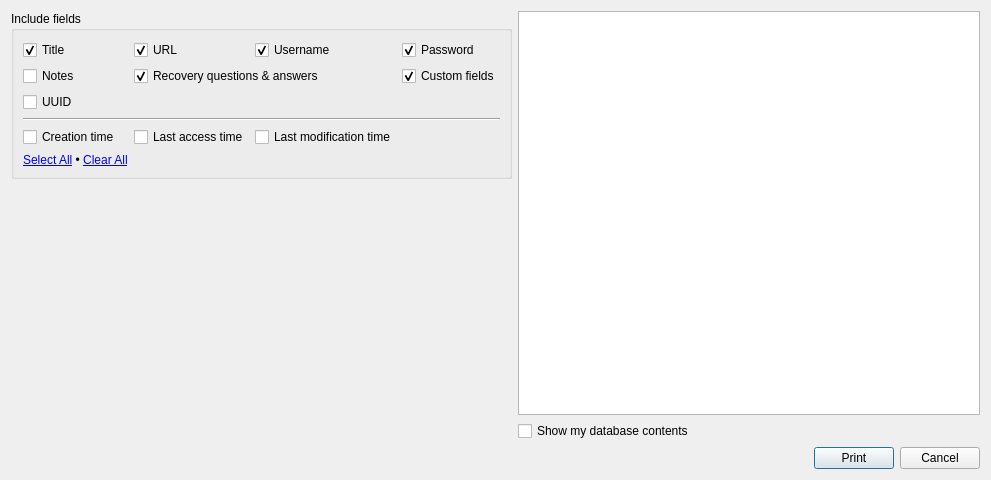
<?xml version="1.0" encoding="UTF-8"?>
<ui version="4.0">
 <class>DatabasePrintDialog</class>
 <widget class="QDialog" name="DatabasePrintDialog">
  <property name="geometry">
   <rect>
    <x>0</x>
    <y>0</y>
    <width>991</width>
    <height>480</height>
   </rect>
  </property>
  <property name="windowTitle">
   <string>Print</string>
  </property>
  <layout class="QGridLayout" name="gridLayout_2">
   <item row="0" column="1" rowspan="2">
    <widget class="QTextBrowser" name="textBrowser"/>
   </item>
   <item row="0" column="0">
    <widget class="QGroupBox" name="searchInGroupBox">
     <property name="title">
      <string>Include fields</string>
     </property>
     <layout class="QGridLayout" name="gridLayout">
      <item row="0" column="0">
       <widget class="QCheckBox" name="titleCheckBox">
        <property name="text">
         <string>Title</string>
        </property>
        <property name="checked">
         <bool>true</bool>
        </property>
       </widget>
      </item>
      <item row="0" column="1">
       <widget class="QCheckBox" name="urlCheckBox">
        <property name="text">
         <string>URL</string>
        </property>
        <property name="checked">
         <bool>true</bool>
        </property>
       </widget>
      </item>
      <item row="0" column="2">
       <widget class="QCheckBox" name="usernameCheckBox">
        <property name="text">
         <string>Username</string>
        </property>
        <property name="checked">
         <bool>true</bool>
        </property>
       </widget>
      </item>
      <item row="0" column="3">
       <widget class="QCheckBox" name="passwordCheckBox">
        <property name="text">
         <string>Password</string>
        </property>
        <property name="checked">
         <bool>true</bool>
        </property>
       </widget>
      </item>
      <item row="1" column="0">
       <widget class="QCheckBox" name="notesCheckBox">
        <property name="text">
         <string>Notes</string>
        </property>
       </widget>
      </item>
      <item row="1" column="1" colspan="2">
       <widget class="QCheckBox" name="recoveryInfoCheckBox">
        <property name="text">
         <string>Recovery questions &amp;&amp; answers</string>
        </property>
        <property name="checked">
         <bool>true</bool>
        </property>
       </widget>
      </item>
      <item row="1" column="3">
       <widget class="QCheckBox" name="customFieldsCheckBox">
        <property name="text">
         <string>Custom fields</string>
        </property>
        <property name="checked">
         <bool>true</bool>
        </property>
       </widget>
      </item>
      <item row="4" column="0">
       <widget class="QCheckBox" name="creationTimeCheckBox">
        <property name="text">
         <string>Creation time</string>
        </property>
       </widget>
      </item>
      <item row="4" column="1">
       <widget class="QCheckBox" name="accessTimeCheckBox">
        <property name="text">
         <string>Last access time</string>
        </property>
       </widget>
      </item>
      <item row="4" column="2">
       <widget class="QCheckBox" name="modificationTimeCheckBox">
        <property name="text">
         <string>Last modification time</string>
        </property>
       </widget>
      </item>
      <item row="3" column="0" colspan="4">
       <widget class="Line" name="line">
        <property name="orientation">
         <enum>Qt::Horizontal</enum>
        </property>
       </widget>
      </item>
      <item row="5" column="0">
       <widget class="QLabel" name="selectionLabel">
        <property name="text">
         <string>&lt;a href=&quot;#select-all&quot;&gt;Select All&lt;/a&gt; &amp;bull; &lt;a href=&quot;#clear-all&quot;&gt;Clear All&lt;/a&gt;</string>
        </property>
       </widget>
      </item>
      <item row="2" column="0">
       <widget class="QCheckBox" name="uuidCheckBox">
        <property name="text">
         <string>UUID</string>
        </property>
       </widget>
      </item>
     </layout>
    </widget>
   </item>
   <item row="1" column="0">
    <spacer name="verticalSpacer">
     <property name="orientation">
      <enum>Qt::Vertical</enum>
     </property>
     <property name="sizeHint" stdset="0">
      <size>
       <width>20</width>
       <height>40</height>
      </size>
     </property>
    </spacer>
   </item>
   <item row="2" column="1">
    <widget class="QCheckBox" name="showActualCheckBox">
     <property name="text">
      <string>Show my database contents</string>
     </property>
    </widget>
   </item>
   <item row="3" column="1">
    <layout class="QHBoxLayout" name="horizontalLayout">
     <item>
      <spacer name="horizontalSpacer">
       <property name="orientation">
        <enum>Qt::Horizontal</enum>
       </property>
       <property name="sizeHint" stdset="0">
        <size>
         <width>40</width>
         <height>20</height>
        </size>
       </property>
      </spacer>
     </item>
     <item>
      <widget class="QPushButton" name="printPushButton">
       <property name="text">
        <string>Print</string>
       </property>
      </widget>
     </item>
     <item>
      <widget class="QPushButton" name="cancelPushButton">
       <property name="text">
        <string>Cancel</string>
       </property>
      </widget>
     </item>
    </layout>
   </item>
  </layout>
 </widget>
 <tabstops>
  <tabstop>titleCheckBox</tabstop>
  <tabstop>urlCheckBox</tabstop>
  <tabstop>usernameCheckBox</tabstop>
  <tabstop>passwordCheckBox</tabstop>
  <tabstop>notesCheckBox</tabstop>
  <tabstop>recoveryInfoCheckBox</tabstop>
  <tabstop>customFieldsCheckBox</tabstop>
  <tabstop>uuidCheckBox</tabstop>
  <tabstop>creationTimeCheckBox</tabstop>
  <tabstop>accessTimeCheckBox</tabstop>
  <tabstop>modificationTimeCheckBox</tabstop>
  <tabstop>textBrowser</tabstop>
  <tabstop>showActualCheckBox</tabstop>
 </tabstops>
 <resources/>
 <connections>
  <connection>
   <sender>selectionLabel</sender>
   <signal>linkActivated(QString)</signal>
   <receiver>DatabasePrintDialog</receiver>
   <slot>selectionLinkActivated(QString)</slot>
   <hints>
    <hint type="sourcelabel">
     <x>81</x>
     <y>140</y>
    </hint>
    <hint type="destinationlabel">
     <x>77</x>
     <y>575</y>
    </hint>
   </hints>
  </connection>
  <connection>
   <sender>titleCheckBox</sender>
   <signal>toggled(bool)</signal>
   <receiver>DatabasePrintDialog</receiver>
   <slot>updatePreview()</slot>
   <hints>
    <hint type="sourcelabel">
     <x>57</x>
     <y>43</y>
    </hint>
    <hint type="destinationlabel">
     <x>119</x>
     <y>-57</y>
    </hint>
   </hints>
  </connection>
  <connection>
   <sender>urlCheckBox</sender>
   <signal>toggled(bool)</signal>
   <receiver>DatabasePrintDialog</receiver>
   <slot>updatePreview()</slot>
   <hints>
    <hint type="sourcelabel">
     <x>138</x>
     <y>38</y>
    </hint>
    <hint type="destinationlabel">
     <x>143</x>
     <y>-8</y>
    </hint>
   </hints>
  </connection>
  <connection>
   <sender>usernameCheckBox</sender>
   <signal>toggled(bool)</signal>
   <receiver>DatabasePrintDialog</receiver>
   <slot>updatePreview()</slot>
   <hints>
    <hint type="sourcelabel">
     <x>255</x>
     <y>35</y>
    </hint>
    <hint type="destinationlabel">
     <x>253</x>
     <y>-7</y>
    </hint>
   </hints>
  </connection>
  <connection>
   <sender>passwordCheckBox</sender>
   <signal>toggled(bool)</signal>
   <receiver>DatabasePrintDialog</receiver>
   <slot>updatePreview()</slot>
   <hints>
    <hint type="sourcelabel">
     <x>390</x>
     <y>37</y>
    </hint>
    <hint type="destinationlabel">
     <x>388</x>
     <y>-6</y>
    </hint>
   </hints>
  </connection>
  <connection>
   <sender>notesCheckBox</sender>
   <signal>toggled(bool)</signal>
   <receiver>DatabasePrintDialog</receiver>
   <slot>updatePreview()</slot>
   <hints>
    <hint type="sourcelabel">
     <x>35</x>
     <y>61</y>
    </hint>
    <hint type="destinationlabel">
     <x>-4</x>
     <y>60</y>
    </hint>
   </hints>
  </connection>
  <connection>
   <sender>recoveryInfoCheckBox</sender>
   <signal>toggled(bool)</signal>
   <receiver>DatabasePrintDialog</receiver>
   <slot>updatePreview()</slot>
   <hints>
    <hint type="sourcelabel">
     <x>125</x>
     <y>60</y>
    </hint>
    <hint type="destinationlabel">
     <x>-3</x>
     <y>52</y>
    </hint>
   </hints>
  </connection>
  <connection>
   <sender>customFieldsCheckBox</sender>
   <signal>toggled(bool)</signal>
   <receiver>DatabasePrintDialog</receiver>
   <slot>updatePreview()</slot>
   <hints>
    <hint type="sourcelabel">
     <x>427</x>
     <y>64</y>
    </hint>
    <hint type="destinationlabel">
     <x>484</x>
     <y>-10</y>
    </hint>
   </hints>
  </connection>
  <connection>
   <sender>uuidCheckBox</sender>
   <signal>toggled(bool)</signal>
   <receiver>DatabasePrintDialog</receiver>
   <slot>updatePreview()</slot>
   <hints>
    <hint type="sourcelabel">
     <x>41</x>
     <y>86</y>
    </hint>
    <hint type="destinationlabel">
     <x>-4</x>
     <y>89</y>
    </hint>
   </hints>
  </connection>
  <connection>
   <sender>creationTimeCheckBox</sender>
   <signal>toggled(bool)</signal>
   <receiver>DatabasePrintDialog</receiver>
   <slot>updatePreview()</slot>
   <hints>
    <hint type="sourcelabel">
     <x>41</x>
     <y>118</y>
    </hint>
    <hint type="destinationlabel">
     <x>-5</x>
     <y>117</y>
    </hint>
   </hints>
  </connection>
  <connection>
   <sender>accessTimeCheckBox</sender>
   <signal>toggled(bool)</signal>
   <receiver>DatabasePrintDialog</receiver>
   <slot>updatePreview()</slot>
   <hints>
    <hint type="sourcelabel">
     <x>156</x>
     <y>116</y>
    </hint>
    <hint type="destinationlabel">
     <x>-4</x>
     <y>159</y>
    </hint>
   </hints>
  </connection>
  <connection>
   <sender>modificationTimeCheckBox</sender>
   <signal>toggled(bool)</signal>
   <receiver>DatabasePrintDialog</receiver>
   <slot>updatePreview()</slot>
   <hints>
    <hint type="sourcelabel">
     <x>244</x>
     <y>115</y>
    </hint>
    <hint type="destinationlabel">
     <x>-9</x>
     <y>185</y>
    </hint>
   </hints>
  </connection>
  <connection>
   <sender>showActualCheckBox</sender>
   <signal>toggled(bool)</signal>
   <receiver>DatabasePrintDialog</receiver>
   <slot>updatePreview()</slot>
   <hints>
    <hint type="sourcelabel">
     <x>492</x>
     <y>434</y>
    </hint>
    <hint type="destinationlabel">
     <x>492</x>
     <y>597</y>
    </hint>
   </hints>
  </connection>
  <connection>
   <sender>cancelPushButton</sender>
   <signal>clicked()</signal>
   <receiver>DatabasePrintDialog</receiver>
   <slot>reject()</slot>
   <hints>
    <hint type="sourcelabel">
     <x>956</x>
     <y>467</y>
    </hint>
    <hint type="destinationlabel">
     <x>958</x>
     <y>547</y>
    </hint>
   </hints>
  </connection>
  <connection>
   <sender>printPushButton</sender>
   <signal>clicked()</signal>
   <receiver>DatabasePrintDialog</receiver>
   <slot>print()</slot>
   <hints>
    <hint type="sourcelabel">
     <x>866</x>
     <y>462</y>
    </hint>
    <hint type="destinationlabel">
     <x>876</x>
     <y>515</y>
    </hint>
   </hints>
  </connection>
 </connections>
 <slots>
  <slot>selectionLinkActivated(QString)</slot>
  <slot>updatePreview()</slot>
  <slot>print()</slot>
 </slots>
</ui>
